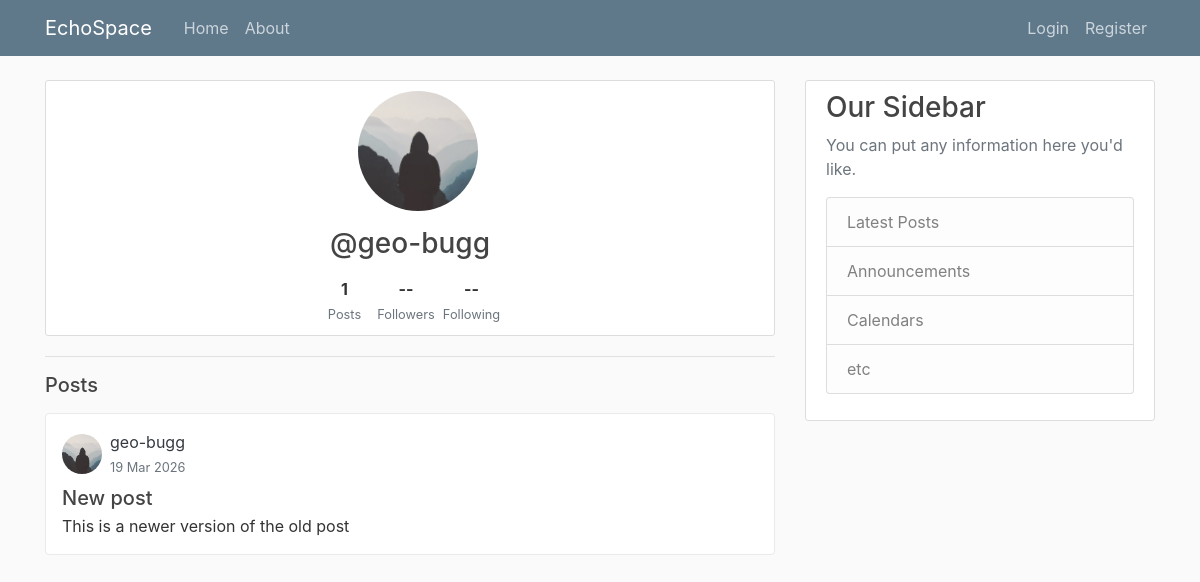
The app's page /user/geo-bugg/ with its own data.
### users/models.py (models this page shows, shortened)
class Profile(models.Model):
    user = models.OneToOneField(User, on_delete=models.CASCADE)
    image = models.ImageField(default='default.jpg', upload_to='profile_pics')

### blog/models.py (models this page shows, shortened)
class Post(models.Model):
    title = models.CharField(max_length=100)
    content = models.TextField()
    date_posted = models.DateTimeField(default=timezone.now)
    author = models.ForeignKey(User, on_delete=models.CASCADE)
    image = models.ImageField(upload_to='post_images/', blank=True, null=True)
    video = models.FileField(upload_to='post_videos/', blank=True, null=True)

### blog/views.py (the view)
# urls.py: path('user/<str:username>/', views.user_posts, name='user-posts'),
def user_posts(request, username):
    user = get_object_or_404(User, username=username)
    posts = Post.objects.filter(author=user)
    context = {
        'view_user': user,
        'posts': posts
    }
    return render(request, 'blog/user_posts.html', context)

### blog/templates/blog/user_posts.html (shortened to what this page needs)
{% extends "blog/base.html" %}
{% block content %}
<div class="content-section text-center">
  <img
    class="rounded-circle mb-3 ml-3"
    src="{{ view_user.profile.image.url }}"
    style="width: 120px; height: 120px; object-fit: cover;"
  >
  <h3 class="mb-1">@{{ view_user.username }}</h3>
  <div class="d-flex justify-content-center gap-4 mt-3">
    <div>
      <strong>{{ posts|length }}</strong><br>
      <small class="text-muted mx-2 ">Posts</small>
    </div>
    <div>
      <strong>--</strong><br>
      <small class="text-muted mx-2 ">Followers</small>
    </div>
    <div>
      <strong>--</strong><br>
      <small class="text-muted mx-auto ">Following</small>
    </div>
  </div>
</div>
<hr>
<h5 class="mb-3">Posts</h5>
{% for post in posts %}
  <article class="content-section mb-4 p-3 rounded" style="border: 1px solid #eaeaea;">
    <div class="d-flex align-items-center mb-2">
      <img
        class="rounded-circle me-2"
        src="{{ post.author.profile.image.url }}"
        style="width: 40px; height: 40px; object-fit: cover;"
      >
      <div class = "ml-2 ">
        <a href="{% url 'user-posts' post.author.username %}" class="fw-bold text-dark">
          {{ post.author }}
        </a><br>
        <small class="text-muted">
          {{ post.date_posted|date:"d M Y" }}
        </small>
      </div>
    </div>
    <h5 class="mb-1">{{ post.title }}</h5>
    <p class="mb-0">{{ post.content }}</p>
  </article>
{% empty %}
  <p class="text-muted">This user has no posts yet.</p>
{% endfor %}
{% endblock %}

### blog/static/blog/main.css (style rules this page uses)
body { background: #fafafa; color: #333333; margin-top: 5rem; }
h1, h2, h3, h4, h5, h6 { color: #444444; }
.content-section { background: #ffffff; padding: 10px 20px; border: 1px solid #dddddd; border-radius: 3px; margin-bottom: 20px; }

### records on screen
Post: author.profile.image (placeholder picture), author "geo-bugg", date_posted "19 Mar 2026", title "New post", content "This is a newer version of the old post"

### other values on screen
{{ view_user.username }} "geo-bugg"
{{ posts|length }} "1"
